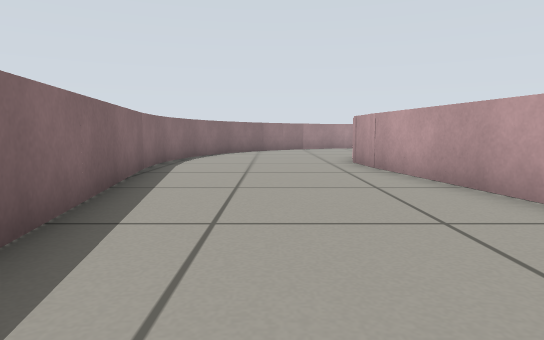
View 1 (above)

20 first-person views from a walk through a robot-simulator world made for Gazebo. The camera is 0.39 m above the floor, tilts 6° down and sees 75° across. The floor is counted in squares, 0.5 m on a side. Each view is taken from the middle of a square. On the plan, view 1 faces up. The plan holds only what a view shows up to about 11 squares ahead; the rest is blank.

View 2
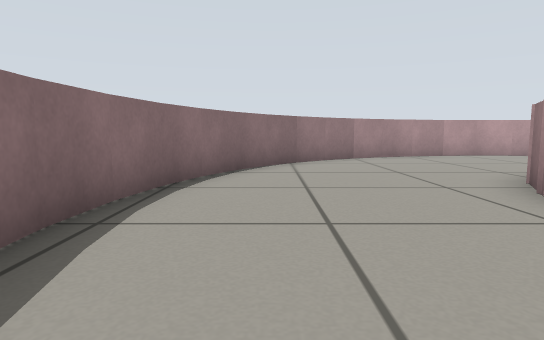

View 3
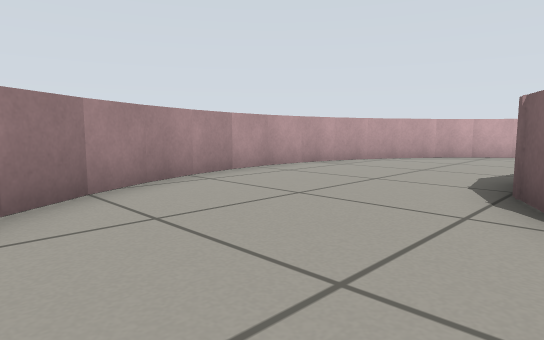

View 4
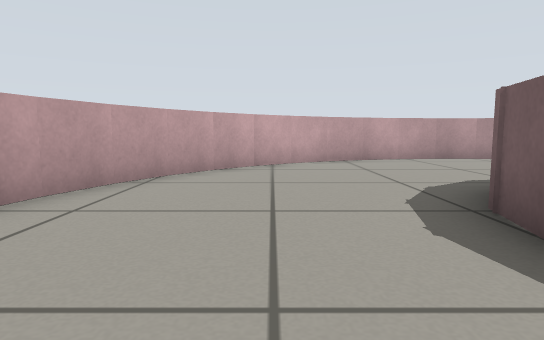

View 5
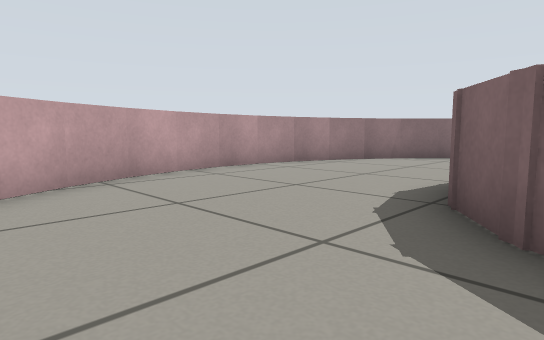

View 6
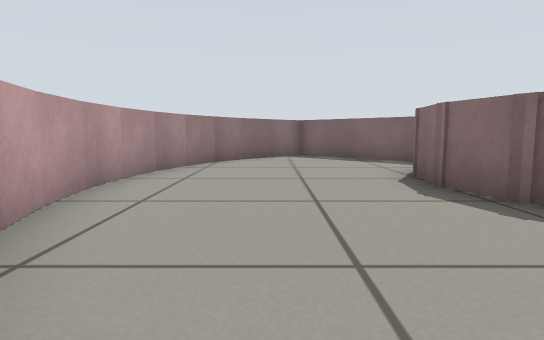

View 7
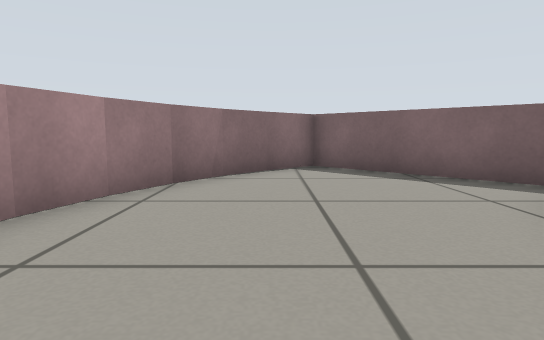

View 8
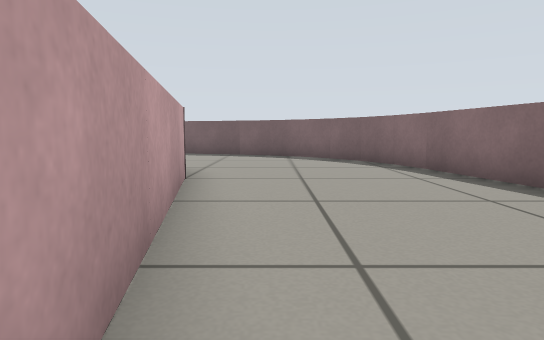

View 9
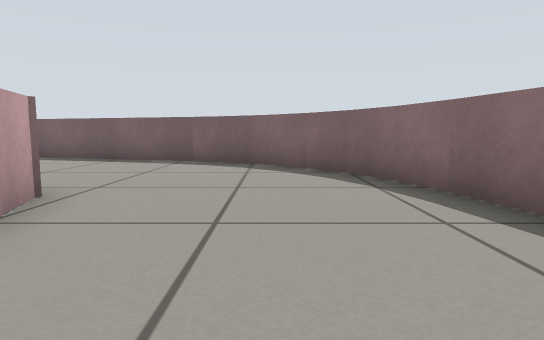

View 10
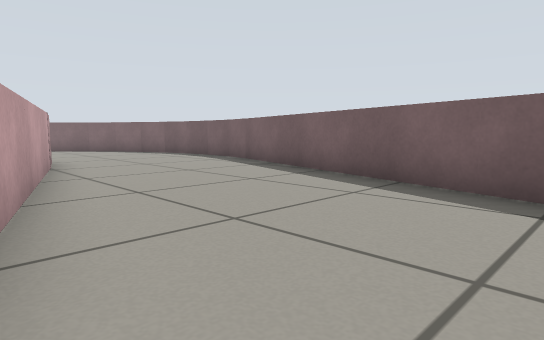

View 11
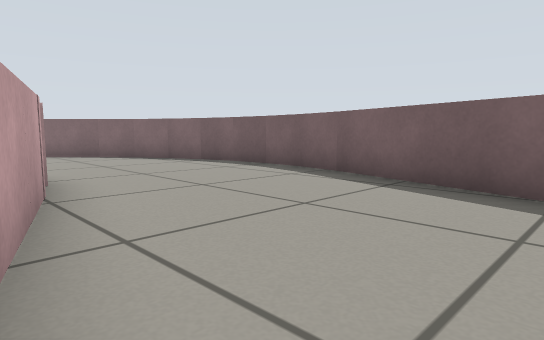

View 12
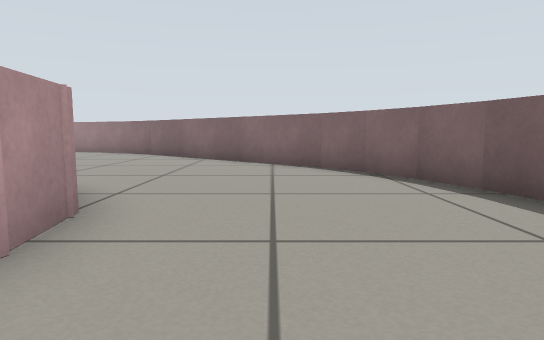

View 13
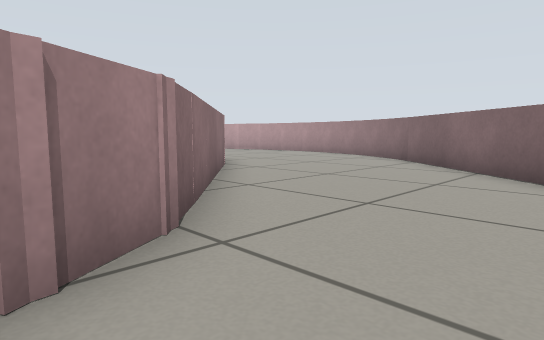

View 14
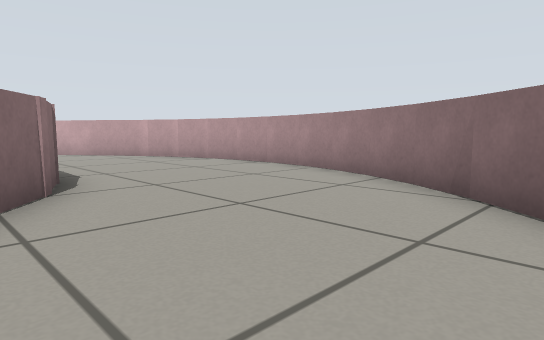

View 15
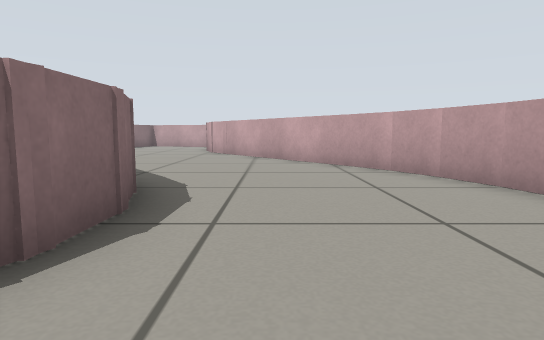

View 16
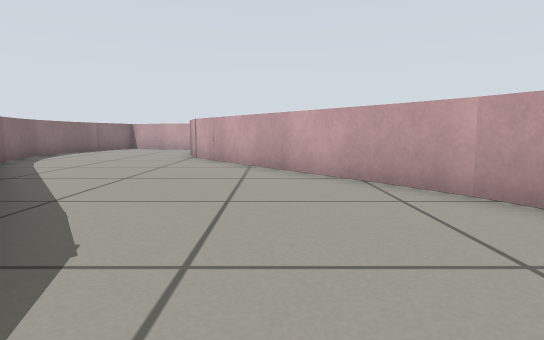

View 17
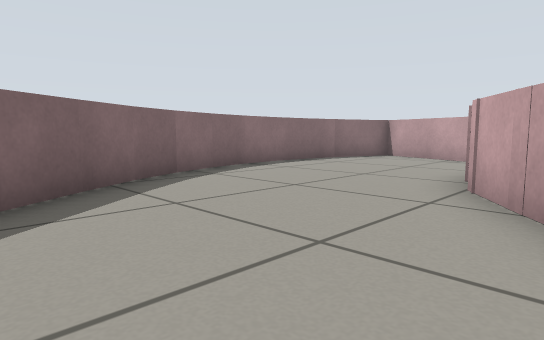

View 18
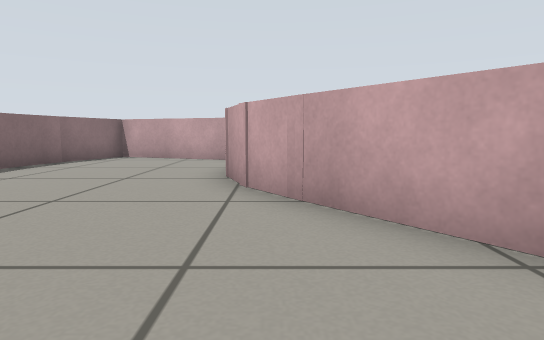

View 19
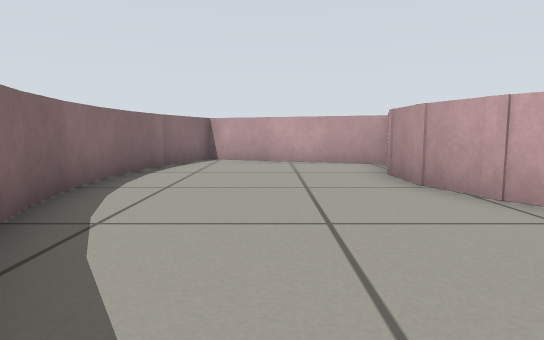

View 20
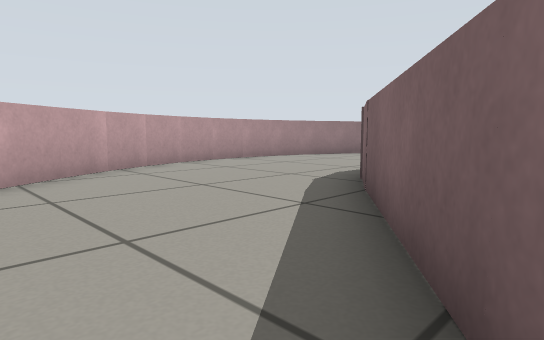

### Floor plan
Points are (right, up) in squares from view 1. A wall is a line through its corners. A room is listed if a view was taken in it or the views show most of it. See-through windows are left out.
Room 1 (views 1, 2, 3, 4, 5, 6, 7, 8, 9, 10, 11, 12, 13, 14, 15, 16, 17, 18, 19, 20)
walls: (12.8, 4.5) (13.5, 5.6); (13.5, 5.5) (14, 6.7); (14, 6.6) (14.4, 7.8); (7.9, 5.9) (11.1, 2.6) (12.9, 4.7); (14.4, 7.7) (14.6, 9); (14.6, 8.8) (14.6, 10.2); (14.6, 10.1) (14.4, 11.3); (14.4, 11.2) (14.1, 12.4); (8.3, 12.3) (8.5, 12.1) (9.2, 11.1) (9.6, 9.9) (9.4, 8.4); (14.1, 12.3) (13.6, 13.6); (13.7, 13.5) (13, 14.5); (6.5, 13) (7.6, 12.8); (13.1, 14.4) (12.2, 15.5); (3.5, 0.7) (2, 9.4); (20.2, 6.6) (20.5, 5.5) (20.5, 4.2) (20.1, 2.9); (19.4, 1.9) (15.3, -2.6); (14.8, 14.6) (15.3, 13.5) (20.2, 6.7); (4.2, 12.5) (5.1, 13); (2.1, 9.1) (2.4, 10.6); (12.3, 15.4) (11.4, 16.2); (3.9, -0.3) (3.5, 0.8); (15.6, -2.4) (14.3, -3.1) (13.2, -3.3); (20.2, 3.1) (19.5, 2.2); (13.2, -3.4) (6.4, -1.4); (2.4, 10.4) (3, 11.4); (11.5, 16.2) (10.4, 16.9); (14.4, 15.7) (14.8, 14.5); (10.5, 16.9) (9.4, 17.4) (8.3, 17.8) (7.1, 18) (5.9, 18.1); (14.2, 16.9) (14.5, 15.6); (14.1, 18.1) (14.2, 16.7); (6, 18.1) (4.7, 18); (19.7, 15.9) (19.2, 17.4); (4.8, 18) (3.6, 17.7); (14.2, 19.3) (14.1, 17.9); (3.7, 17.7) (2.4, 17.3); (19.2, 17.1) (19.2, 18.7); (-1.3, -0.6) (-1, -1.8); (11.1, -8) (12.4, -8.3); (2.5, 17.3) (1.4, 16.7); (25, 8.1) (24.5, 9.3) (19.4, 16.2); (-2.9, 8.9) (-2.8, 7.6) (-1.3, -0.7); (23.5, -0.8) (24.3, 0.3); (-1, -1.7) (-0.4, -2.9); (1.5, 16.7) (0.5, 16); (25.3, 7.1) (24.9, 8.2); (12.2, -8.3) (13.6, -8.3); (2, -5.2) (3.1, -5.7) (11.3, -8.1); (24.2, 0.2) (24.8, 1.3); (-0.5, -2.7) (0.3, -3.8); (1.1, -4.5) (2.1, -5.2); (18.8, -6.2) (23.7, -0.7); (0.6, 16.1) (-0.4, 15.2); (25.5, 5.8) (25.3, 7.2); (0.2, -3.7) (1.1, -4.6); (13.5, -8.3) (14.7, -8.2); (24.8, 1.2) (25.2, 2.5); (-2.2, 12.3) (-2.6, 11.2) (-2.8, 10) (-2.9, 8.8); (17.9, -6.9) (18.9, -6.1); (-0.3, 15.3) (-1.1, 14.3); (14.6, -8.2) (15.9, -7.9); (25.6, 4.7) (25.5, 5.9); (25.2, 2.3) (25.5, 3.7); (16.8, -7.5) (18, -6.8); (-1.7, 13.4) (-2.3, 12.2); (15.8, -7.9) (17, -7.4); (25.5, 3.5) (25.6, 4.8); (-1.1, 14.4) (-1.7, 13.3); (14.5, 20.4) (14.2, 19.1); (19.8, 20.7) (15.2, 22.5) (14.4, 20.3)

Positions as (right, up) in squares from view 1, and headings:
1: (0, 0), facing up
2: (-1, 6), facing up
3: (0, 12), facing up-right
4: (4, 15), facing right
5: (8, 15), facing down-right
6: (12, 15), facing down
7: (12, 11), facing down
8: (2, 7), facing down
9: (1, 4), facing down
10: (3, -1), facing down-right
11: (7, -2), facing down-right
12: (11, -5), facing right
13: (14, -5), facing up-right
14: (19, -2), facing up-right
15: (22, 2), facing up
16: (22, 5), facing up
17: (21, 11), facing up-left
18: (20, 11), facing up
19: (17, 12), facing up
20: (17, 12), facing down-right
